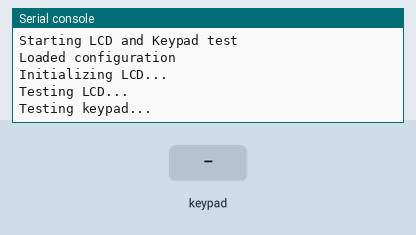
A program run on a simulated ESP32 board running MicroPython. On the bench: the last lines printed to the serial console. The inputs (shaded band) are chosen by the test bench.

Above: at 3.4 s.
3.5 s: key '1' pressed
At 4.7 s:
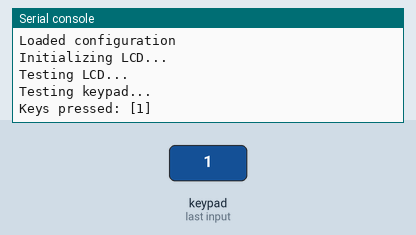
5.1 s: keypad keys 1 2 # pressed 0.4 s apart
At 7.5 s:
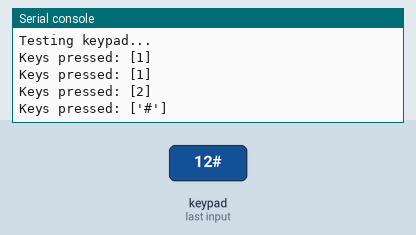
7.8 s: key '*' pressed
At 9.1 s:
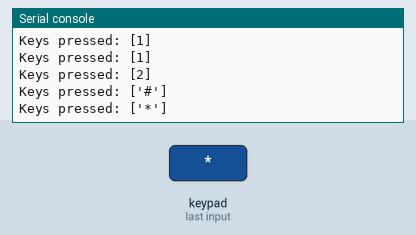
9.4 s: keypad keys 2 5 pressed 0.4 s apart
At 10.4 s:
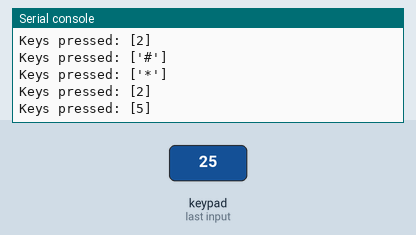
Timing chart, 0 to 12.4 s (numbered marks = the images above; inputs shaded):
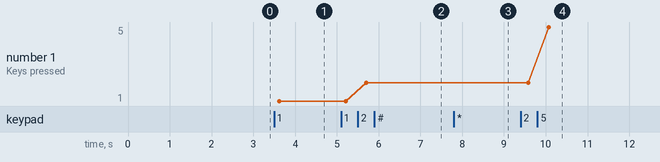

Measured:
- after the input at 3.5 s, the serial console: prints a new line after 0.12 s (image 1)
- after the input at 5.1 s, the serial console: prints a new line after 0.61 s (image 2)
- after the input at 7.8 s, the serial console: prints a new line after 0.19 s (image 3)
- after the input at 9.4 s, the serial console: prints a new line after 0.19 s (image 4)
- plotted number 1: 1 → 2 after the input at 5.1 s, 2 → 5 after the input at 9.4 s

The program:

KeypadLCDTest.py
```python
# TestLCDKeypad.py - Simple test program for LCD and Keypad
import time
import json
from machine import Pin

# # Import necessary modules
from Keypad import scan_keypad
from RGBLCD import RGBLCD

# Load configuration for pins
def load_config(config_file_path="config.json"):
    try:
        with open(config_file_path, 'r') as f:
            config = json.load(f)
            print("Loaded configuration")
            return config
    except Exception as e:
        print(f"Error loading config: {e}")
        return {
            "pins": {
                "LCD_TX": 5
            }
        }


def main():
    print("Starting LCD and Keypad test")

    # Load configuration
    config = load_config()

    # Initialize LCD
    print("Initializing LCD...")
    lcd_tx_pin = config["pins"].get("LCD_TX", 5)
    lcd = RGBLCD(uart_id=1, tx_pin=lcd_tx_pin, baud_rate=9600, cols=16, rows=2)

    # Basic LCD test
    print("Testing LCD...")
    lcd.display_on()
    lcd.set_rgb_color(255, 255, 255)  # White

    # Clear and print a welcome message
    lcd.clear()
    time.sleep(0.05)
    lcd.home()
    time.sleep(0.05)
    lcd.print("LCD Test")
    time.sleep(0.05)

    # Test second line
    lcd.set_cursor(1, 2)  # Column 1, Row 2
    time.sleep(0.05)
    lcd.print("Press keys...")

    # # Main loop for keypad test
    print("Testing keypad...")
    try:
        while True:
            # Scan keypad
            keys = scan_keypad()

            # If any keys pressed, display them
            if keys:
                # Clear second line
                lcd.set_cursor(1, 2)
                time.sleep(0.02)
                lcd.print("Key: " + " ".join(str(k) for k in keys) + "      ")

                # Change color based on key
                if '*' in keys:
                    lcd.set_rgb_color(255, 0, 0)  # Red
                elif '#' in keys:
                    lcd.set_rgb_color(0, 255, 0)  # Green
                elif '0' in keys:
                    lcd.set_rgb_color(0, 0, 255)  # Blue
                elif '1' in keys:
                    lcd.set_rgb_color(255, 255, 0)  # Yellow

                print("Keys pressed:", keys)
                time.sleep(0.3)  # Debounce delay

            time.sleep(0.1)
    except KeyboardInterrupt:
        print("Test ended")
    finally:
        # Clear display
        lcd.clear()
        lcd.set_rgb_color(0, 0, 0)  # Off
        lcd.print("Test complete")

if __name__ == "__main__":
    main()
```

Keypad.py
```python
import time
import machine
from machine import Pin
import array

# Keypad configuration for a 3x4 matrix
cols = [Pin(x, Pin.IN, Pin.PULL_UP) for x in (22, 15, 20)]  # MicroPython pin numbers
rows = [Pin(x, Pin.OUT) for x in (23, 18, 19, 21)]

# Define the key map (rows x columns)
keys = ((1, 2, 3), (4, 5, 6), (7, 8, 9), ('*', 0, '#'))

# Function to scan the keypad
def scan_keypad():
    # Create an empty array to store pressed keys
    pressed_keys = []

    for row_num, row in enumerate(rows):
        row.value(0)  # Drive the row low (active)
        for col_num, col in enumerate(cols):
            if col.value() == 0:  # If the column is low, it means the key is pressed
                pressed_keys.append(keys[row_num][col_num])
        row.value(1)  # Drive the row high (inactive)

    return pressed_keys

# while True:
#     pressed_keys = scan_keypad()
#     if pressed_keys:
#         print("Pressed:", pressed_keys)
#     time.sleep(0.1)     
```

RGBLCD.py
```python
"""
RGB LCD Serial Control Library for MicroPython
For controlling Matrix Orbital compatible LCD displays with RGB backlight
through TTL serial connection.

Compatible with 16x2 and 20x4 displays with appropriate configuration.
"""
import time
from machine import UART # type: ignore

class RGBLCD:
    """Class for controlling RGB LCD displays via serial connection"""

    # Command constants
    CMD_PREFIX = 0xFE

    # Display commands
    DISPLAY_ON = 0x42
    DISPLAY_OFF = 0x46
    CLEAR_SCREEN = 0x58
    SET_BRIGHTNESS = 0x99
    SET_CONTRAST = 0x50
    SET_RGB_COLOR = 0xD0
    SET_LCD_SIZE = 0xD1

    # Cursor commands
    SET_CURSOR_POS = 0x47
    GO_HOME = 0x48
    CURSOR_BACK = 0x4C
    CURSOR_FORWARD = 0x4D
    UNDERLINE_CURSOR_ON = 0x4A
    UNDERLINE_CURSOR_OFF = 0x4B
    BLOCK_CURSOR_ON = 0x53
    BLOCK_CURSOR_OFF = 0x54

    # Scrolling commands
    AUTOSCROLL_ON = 0x51
    AUTOSCROLL_OFF = 0x52

    def __init__(self, uart_id=1, tx_pin=5, baud_rate=9600, cols=16, rows=2):
        """
        Initialize the LCD controller

        Args:
            uart_id: UART bus ID to use
            tx_pin: TX pin number for serial communication
            rx_pin: RX pin number (can be None if only sending data)
            baud_rate: Serial baud rate (default 9600)
            cols: Number of display columns (default 16)
            rows: Number of display rows (default 2)
        """
        self.cols = cols
        self.rows = rows

        # Initialize UART with a larger buffer
        self.uart = UART(uart_id, baud_rate)
        self.uart.init(baud_rate, bits=8, parity=None, stop=1, tx=tx_pin, timeout=50)

        # Longer delay to ensure LCD is fully ready
        time.sleep(0.5)

        # Initial setup with delays between each command
        self.set_display_size(cols, rows)
        time.sleep(0.1)
        self.clear()
        time.sleep(0.1)
        self.display_on()
        time.sleep(0.1)
        self.cursor_off()
        time.sleep(0.1)
        self.autoscroll_on()
        time.sleep(0.1)

        # Set reasonable defaults for contrast and brightness
        self.set_contrast(200)
        time.sleep(0.1)
        self.set_brightness(255)
        time.sleep(0.1)
        self.set_rgb_color(255, 255, 255)  # White backlight by default
        time.sleep(0.1)

    def _send_command(self, command, *args):
        """
        Send a command to the LCD

        Args:
            command: Command byte
            *args: Any additional bytes needed for the command
        """
        data = bytearray([self.CMD_PREFIX, command])
        for arg in args:
            # Ensure each argument is treated as a byte
            if isinstance(arg, str):
                data.extend(arg.encode())
            else:
                data.append(int(arg) & 0xFF)  # Convert to int and ensure it's a byte

        # Write command and flush
        self.uart.write(data)

        # Increased delay for command processing - this is critical for reliable operation
        time.sleep(0.05)  # 50ms delay between commands

    def display_on(self, timeout_minutes=0):
        """Turn the display on with optional timeout"""
        self._send_command(self.DISPLAY_ON, timeout_minutes)

    def display_off(self):
        """Turn the display off"""
        self._send_command(self.DISPLAY_OFF)

    def clear(self):
        """Clear the display"""
        self._send_command(self.CLEAR_SCREEN)

    def home(self):
        """Move cursor to home position (1,1)"""
        self._send_command(self.GO_HOME)

    def set_cursor(self, col, row):
        """
        Set cursor position

        Args:
            col: Column (1-based indexing)
            row: Row (1-based indexing)
        """
        # Ensure valid range
        col = max(1, min(self.cols, col))
        row = max(1, min(self.rows, row))

        # The command reference shows cursor position is 1-based,
        # but we'll add a debug print to check what's sent
        self._send_command(self.SET_CURSOR_POS, col, row)

        # Additional small delay after cursor positioning
        time.sleep(0.02)

    def cursor_on(self, block=False):
        """
        Turn on cursor

        Args:
            block: If True, use block cursor, otherwise use underline
        """
        if block:
            self._send_command(self.BLOCK_CURSOR_ON)
        else:
            self._send_command(self.UNDERLINE_CURSOR_ON)

    def cursor_off(self):
        """Turn off both cursors"""
        self._send_command(self.UNDERLINE_CURSOR_OFF)
        self._send_command(self.BLOCK_CURSOR_OFF)

    def autoscroll_on(self):
        """Enable autoscroll mode"""
        self._send_command(self.AUTOSCROLL_ON)

    def autoscroll_off(self):
        """Disable autoscroll mode"""
        self._send_command(self.AUTOSCROLL_OFF)

    def set_contrast(self, contrast):
        """
        Set display contrast

        Args:
            contrast: Contrast value (0-255), typically 180-220 works well
        """
        contrast = max(0, min(255, contrast))
        self._send_command(self.SET_CONTRAST, contrast)

    def set_brightness(self, brightness):
        """
        Set backlight brightness

        Args:
            brightness: Brightness value (0-255)
        """
        brightness = max(0, min(255, brightness))
        self._send_command(self.SET_BRIGHTNESS, brightness)

    def set_rgb_color(self, r, g, b):
        """
        Set RGB backlight color

        Args:
            r: Red component (0-255)
            g: Green component (0-255)
            b: Blue component (0-255)
        """
        r = max(0, min(255, r))
        g = max(0, min(255, g))
        b = max(0, min(255, b))
        self._send_command(self.SET_RGB_COLOR, r, g, b)

    def set_display_size(self, cols, rows):
        """
        Set the LCD display size

        Args:
            cols: Number of columns (typically 16 or 20)
            rows: Number of rows (typically 2 or 4)
        """
        self.cols = cols
        self.rows = rows
        self._send_command(self.SET_LCD_SIZE, cols, rows)

    def print(self, text):
        """
        Print text to the display at current cursor position

        Args:
            text: Text to display
        """
        self.uart.write(text.encode())

    def print_at(self, text, col, row):
        """
        Print text at specified position

        Args:
            text: Text to display
            col: Column (1-based indexing)
            row: Row (1-based indexing)
        """
        # Explicitly send cursor position command instead of using self.set_cursor
        self._send_command(self.SET_CURSOR_POS, col, row)
        time.sleep(0.02)  # Small delay to ensure cursor is positioned
        self.print(text)

    def create_char(self, slot, bitmap):
        """
        Create a custom character

        Args:
            slot: Character slot (0-7)
            bitmap: List of 8 bytes defining the character
        """
        if not 0 <= slot <= 7:
            raise ValueError("Character slot must be between 0 and 7")

        if len(bitmap) != 8:
            raise ValueError("Bitmap must contain exactly 8 bytes")

        self._send_command(0x4E, slot, *bitmap)
```
